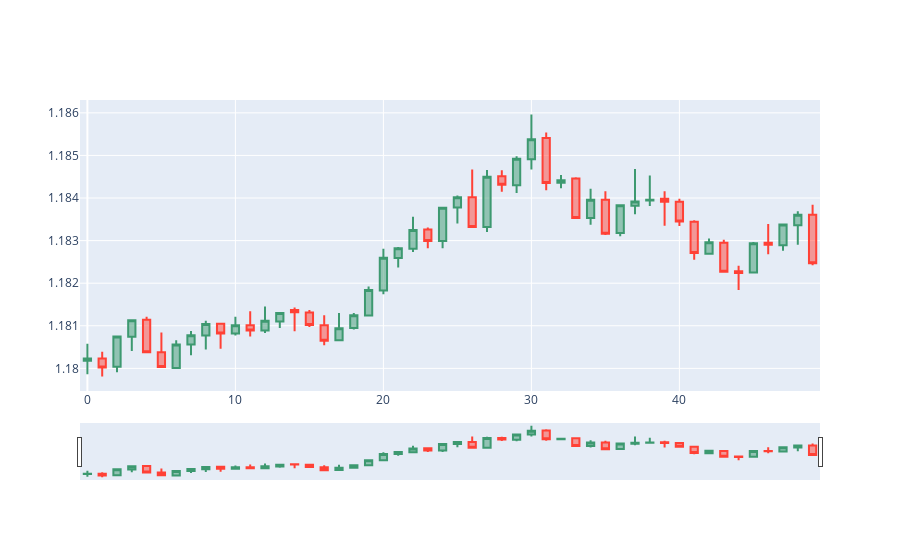

Here is the notebook cell this chart was saved with:
### Code cell
import plotly.graph_objects as go
from datetime import datetime

fig = go.Figure(data=[go.Candlestick(x=data.index,
                open=data['Open'],
                high=data['High'],
                low=data['Low'],
                close=data['Close'])])

fig.show()
